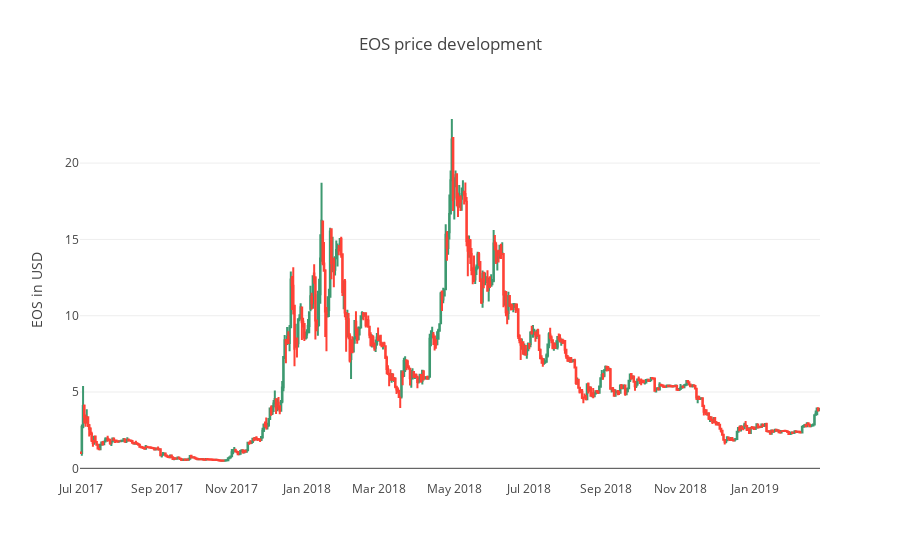

The notebook cell this image was saved under:
### Markdown cell above
EOSIO adopts a free-market approach to allocating scarce resources to their highest purpose. To facilitate this market, the eosio system contract allows users to buy RAM from the system and sell RAM back to the system in exchange for the blockchains native tokens (e.g EOS). This provides liquidity in the RAM market while facilitating price discovery. The less unallocated RAM available to the market maker the higher the market maker prices the remaining RAM. The algorithm used for this market maker is known as a Bancor Relay. A Bancor Relay does not set the price of RAM but rather offers to buy and sell at previously established market rates. Anytime the current market rate is different than the current price offered by the Bancor Relay, traders will buy or sell RAM accordingly, reducing the market determined price gap.

### Code cell
fig = ff.create_candlestick(df.open[df.Currency == 'EOS'], df.high[df.Currency == 'EOS'], df.low[df.Currency == 'EOS'], df.close[df.Currency == 'EOS'], dates=df.date[df.Currency == 'EOS'])
fig['layout'].update({
    'title': 'EOS price development',
    'yaxis': {'title': 'EOS in USD'}
})
py.iplot(fig)

### Figure 1 — Plotly figure (JSON) as saved in the notebook; plotly's stock layout.template omitted (floating-point values rounded to 4 significant figures; data arrays with more than 128 entries replaced by an {"elided": "..."} marker saying what was removed)
{"data": [{"boxpoints": false, "fillcolor": "#3D9970", "line": {"color": "#3D9970"}, "name": "Increasing", "showlegend": false, "type": "box", "uid": "ef65d8be-26b8-4b82-adba-9a2b3a405bc2", "whiskerwidth": 0, "x": {"elided": "1668 str values"}, "y": {"elided": "1668 float values"}}, {"boxpoints": false, "fillcolor": "#FF4136", "line": {"color": "#FF4136"}, "name": "Decreasing", "showlegend": false, "type": "box", "uid": "a28122cb-af22-4dc1-b28e-fc4ce55ef42d", "whiskerwidth": 0, "x": {"elided": "1944 str values"}, "y": {"elided": "1944 float values"}}], "layout": {"title": {"text": "EOS price development"}, "yaxis": {"title": {"text": "EOS in USD"}}}}
